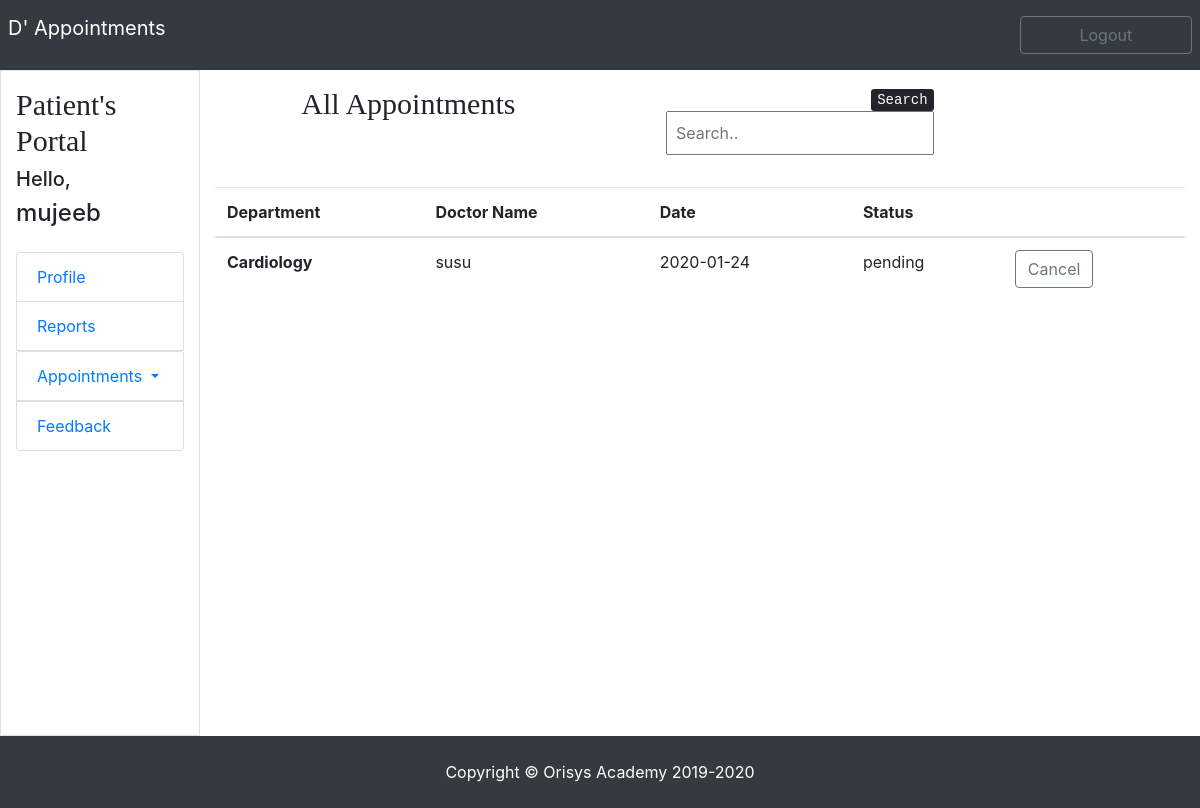
The page /patient_all_application.php (signed in) on the database its author committed.
### tables this page shows
CREATE TABLE `patients` (
  `pid` int(11) NOT NULL,
  `pname` varchar(50) NOT NULL,
  `paddress` varchar(100) NOT NULL,
  `pdob` date NOT NULL,
  `pmobile` bigint(20) NOT NULL,
  `pemail` varchar(100) NOT NULL,
  `pgender` varchar(10) NOT NULL,
  `ppassword` varchar(50) NOT NULL
);

CREATE TABLE `appointments` (
  `aid` int(11) NOT NULL,
  `pid` int(11) NOT NULL,
  `pname` varchar(50) NOT NULL,
  `dspecs` varchar(50) NOT NULL,
  `dname` varchar(50) NOT NULL,
  `adate` date NOT NULL,
  `status` varchar(10) NOT NULL DEFAULT 'pending'
);

### patient_all_application.php (the view, shortened to what this page needs)
<?php include('patient_header.php');?>
<div class="row">
    <div class="col-md-5 p-3 text-center bor t-center">
        <h2 class="fontcol">All Appointments</h2>
    </div>
    <div class="col-md-4 p-3 bor text-right ">
        <p class=""><kbd>Search</kbd>
            <input class="p-2" id="myInput" type="text" placeholder="Search.."></p>
    </div>
</div>
<table class="container-fluid table">
    <thead>
        <tr>
            <th>Department</th>
            <th>Doctor Name</th>
            <th>Date</th>
            <th>Status</th>
            <th></th>
        </tr>
    </thead>
    <tbody>
        <?php
            require_once  'php_connection.php';
            $var = $_SESSION['pid'];
					  $sql = "select * from appointments where pid='".$var."'";
					  $result = mysqli_query($conn,$sql);
					  while($row = mysqli_fetch_assoc($result))
					  {
						  ?>
        <tr>
            <th scope="row"><?php echo $row['dspecs']; ?></th>
            <td><?php echo $row['dname']; ?></td>
            <td><?php echo $row['adate']; ?></td>
            <td><?php echo $row['status']; ?></td>
            <td><a href="" class="btn btn-outline-secondary  btn-arrow-right" role="button">Cancel</a></td>
        </tr>
        <?php
					  }
					  ?>
    </tbody>
</table>
<?php include('patient_footer.php');?>

### patient_header.php (shortened to what this page needs)
<!DOCTYPE html>
<html lang="en">
<head>
    <link href="css/bootstrap.min.css" rel="stylesheet">
    <link href="css/style.css" rel="stylesheet">
</head>
<body>
    <section class="navbar-nav navbar-dark bg-dark">
        <div class="container-fluid p-2">
            <div class="row">
                <div class="col-10">
                    <a class="navbar-brand" href="patient_home.php">D' Appointments</a>
                </div>
                <div class="col-2 align-items-right">
                    <a href="php_logout.php"><button class="btn btn-outline-secondary my-2"
                            type="submit">Logout</button></a>
                </div>
            </div>
        </div>
    </section>
    <section class="">
        <div class="container-fluid ">
            <div class="row ">
                <div class="col-2 border align-items-right">
                    <div class="mt-3 mb">
                        <h5 class="fontcol">Patient's Portal</h5>
                        <h5>Hello,</h5>
                        <h4><?php
                            include('php_connection.php');
                            $var = $_SESSION['mail'];
                            $sql = "select * from patients where pemail='".$var."'";
                            $result = mysqli_query($conn,$sql);
                            if($row = mysqli_fetch_assoc($result))
                            {
                            echo $_SESSION['pname'] = $row['pname'];
                            }
                        ?>
                        </h4>
                        <ul class="list-group">
                            <li class="list-group-item mt-3"><a href="patient_profile.php">Profile</a></li>
                            <li class="list-group-item"><a href="patient_report.php">Reports</a></li>
                            <li class="list-group nav-item dropdown">
                                <a class="list-group-item nav-link dropdown-toggle" href="admin_new_application.php"
                                    id="" role="" data-toggle="dropdown" aria-haspopup="true" aria-expanded="false">
                                    Appointments
                                </a>
                            </li>
                            <li class="list-group-item mb-5"><a href="">Feedback</a>
                            </li>
                         </ul>
                    </div>
                </div>
                <div class="col-10">

### css/style.css (style rules this page uses)
.form-style input,button { width: 100%; }
.fontcol { font-family:fantasy; font-size: 30px; }
.mb { margin-bottom: 236px;; }

### rows shown on the page
patients: pname "mujeeb"
appointments: dspecs "Cardiology", dname "susu", adate "2020-01-24", status "pending"
